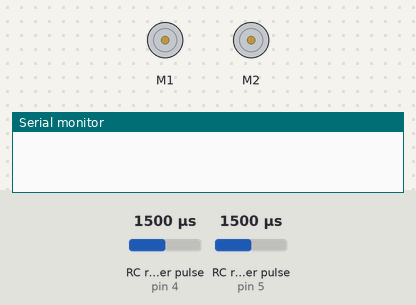
This sketch was run on a simulated Arduino Uno, built with avr-gcc and run on an emulated ATmega328P. Parts: 2 × DC motor (green arrow = forward, orange = backward, longer = faster), the last lines printed to the serial monitor. Wiring (inferred from the names in the program): 2 × RC receiver channel: data pin 4 / data pin 5. The inputs (shaded band) are chosen by the test bench; at power-on: RC receiver pulse (sensors on pin 4, pin 5) 1500 µs.

Above: at 1.2 s.
1.3 s: RC receiver pulse (sensor on pin 4) set to 1020 µs
At 2.5 s:
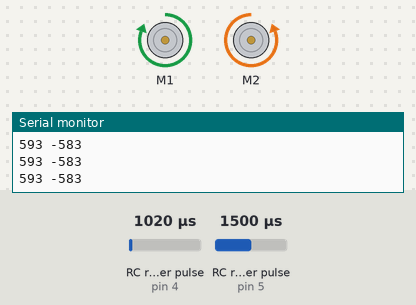
2.8 s: RC receiver pulse (sensor on pin 5) set to 1020 µs
At 3.3 s:
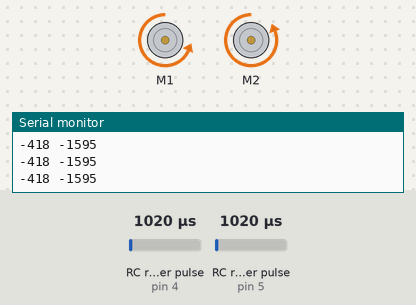
4.3 s: RC receiver pulse (sensor on pin 4) set to 1250 µs
At 4.9 s:
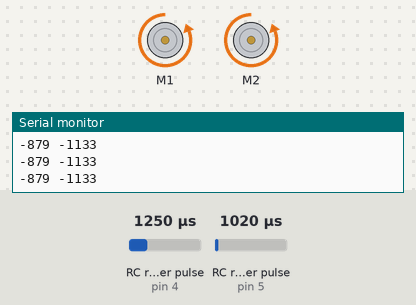
5.8 s: RC receiver pulse (sensor on pin 5) set to 1250 µs
At 6.8 s:
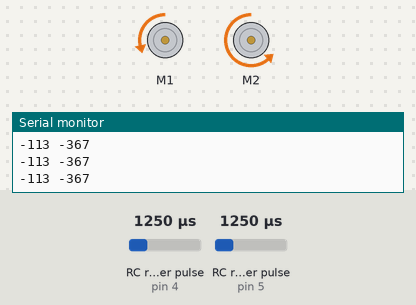
7.3 s: RC receiver pulse (sensor on pin 4) set to 1500 µs
At 8.4 s:
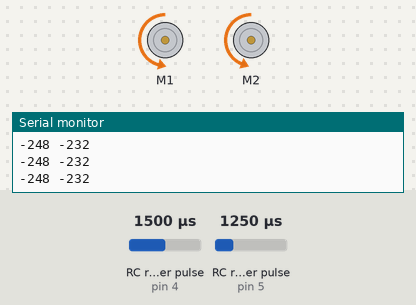
8.8 s: RC receiver pulse (sensor on pin 5) set to 1750 µs
At 10.3 s:
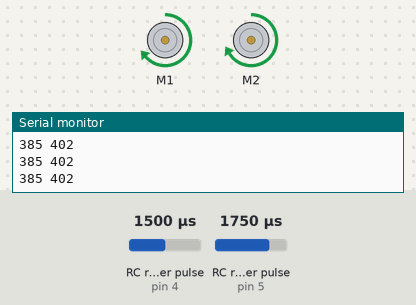
Timing chart, 0 to 11.3 s (numbered marks = the images above; inputs shaded):
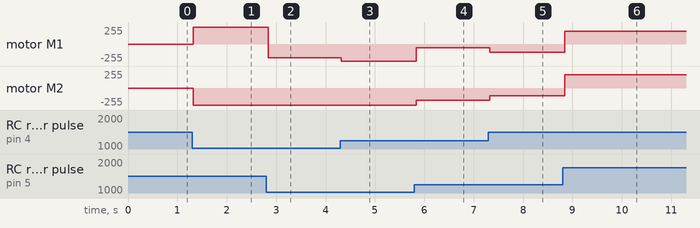

Measured:
- after the input at 1.3 s, motor M1: stopped → forward 255/255 at once; motor M2: stopped → backward 255/255 at once
- after the input at 2.8 s, motor M1: forward 255/255 → backward 208/255 at once
- after the input at 4.3 s, motor M1: backward 208/255 → backward 255/255 at once
- after the input at 5.8 s, motor M1: backward 255/255 → backward 56/255 at once; motor M2: backward 255/255 → backward 182/255 at once
- after the input at 7.3 s, motor M1: backward 56/255 → backward 123/255 at once; motor M2: backward 182/255 → backward 115/255 at once
- after the input at 8.8 s, motor M1: backward 123/255 → forward 191/255 at once; motor M2: backward 115/255 → forward 200/255 at once

The sketch:

battlebot.ino
```cpp
#include <Adafruit_MotorShield.h>

#define MOTOR_L_PORT 1
#define MOTOR_R_PORT 2
#define CH_F_R_PIN 5
#define CH_L_R_PIN 4
#define CALC_MAX 512 // Max value for a channel in calculations
#define L_R_MAX 512 // Max change for L/R control
#define CH_MAX_F_R 1790
#define CH_MIN_F_R 1150
#define CH_MAX_L_R 1850
#define CH_MIN_L_R 1050
#define DEADBAND 75
#define DEADBAND_L_R 200

// Create the motor shield object with the default I2C address
Adafruit_MotorShield AFMS = Adafruit_MotorShield();

Adafruit_DCMotor *motorL = AFMS.getMotor(MOTOR_L_PORT);
Adafruit_DCMotor *motorR = AFMS.getMotor(MOTOR_R_PORT);

void setMotor(int16_t input, Adafruit_DCMotor *motor)
{
    input = constrain(input, -CALC_MAX, CALC_MAX);
    uint8_t direction;
    if (input < 0) {
        direction = BACKWARD;
        input *= -1;
    } else {
        direction = FORWARD;
    }
    input = map(input, 0, CALC_MAX, 0, 255);
    motor->setSpeed(input);
    motor->run(direction);
}

void setup()
{
    AFMS.begin();
    Serial.begin(9600);
    pinMode(CH_F_R_PIN, INPUT);
    pinMode(CH_L_R_PIN, INPUT);
}

void loop()
{
    int16_t power_fwd = map(pulseIn(CH_F_R_PIN, HIGH), CH_MIN_F_R, CH_MAX_F_R, -CALC_MAX, CALC_MAX);
    int16_t l_r = map(pulseIn(CH_L_R_PIN, HIGH), CH_MIN_L_R, CH_MAX_L_R, -L_R_MAX, L_R_MAX);
    if (abs(power_fwd) < DEADBAND && abs(l_r) < DEADBAND_L_R) {
        motorL->run(RELEASE);
        motorR->run(RELEASE);
        return;
    }
    float fwd = (float)power_fwd / CALC_MAX;
    fwd *= fabs(fwd); // Use quadratic control
    float l_r_fl = (float)l_r / CALC_MAX;
    l_r_fl *= fabs(l_r_fl);
    // int16_t l = power_fwd + l_r;
    int16_t l = (fwd - l_r_fl) * CALC_MAX;
    Serial.print(l);
    Serial.print(" ");
    // int16_t r = power_fwd - l_r;
    int16_t r = (fwd + l_r_fl) * CALC_MAX;
    Serial.println(r);
    setMotor(l, motorL);
    setMotor(r, motorR);
}
```
